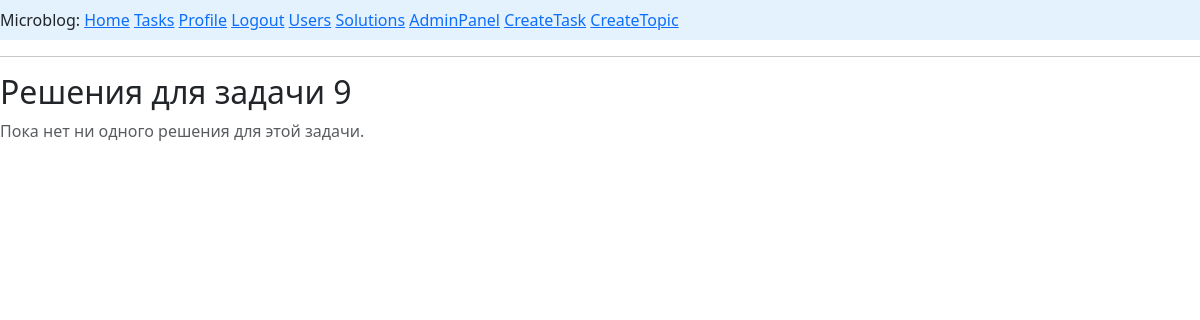
The app's page /task/9/solution (signed in), older data.
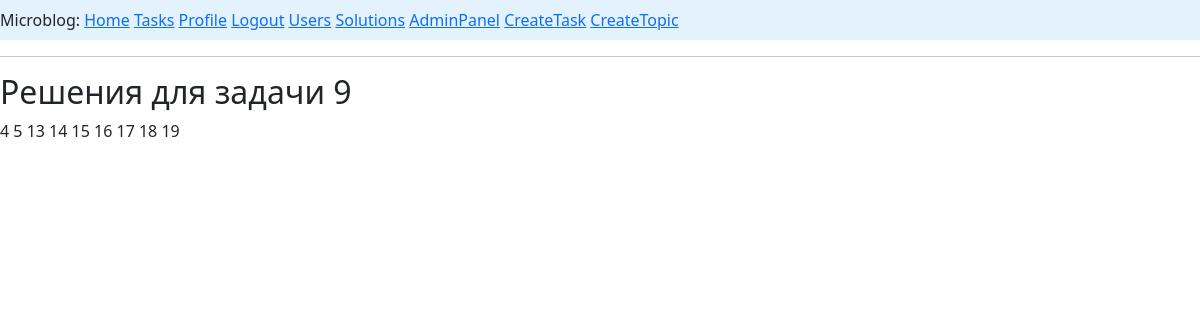
The same page, newer data.
### app/models.py (models this page shows)
class Solve(db.Model):
    __tablename__ = 'solves'
    id: so.Mapped[int] = so.mapped_column(primary_key=True, autoincrement=True)
    content: so.Mapped[str] = so.mapped_column(sa.String(100), nullable=True)
    accept: so.Mapped[bool] = so.mapped_column(sa.Boolean, default=False)
    created_date: so.Mapped[datetime] = so.mapped_column(index=True, default=lambda: datetime.now(timezone.utc))
    user_id: so.Mapped[int] = so.mapped_column(sa.ForeignKey(User.id), nullable=True)
    task_id: so.Mapped[int] = so.mapped_column(sa.ForeignKey(Task.id), nullable=True)
    solver: so.Mapped['User'] = so.relationship(back_populates='solve_user')
    task: so.Mapped['Task'] = so.relationship(back_populates='solve_task')

### app/routes.py (the view)
@app.route('/task/<int:id>/solution', methods=['GET','POST'])
@login_required
def solution_task(id):
    if not current_user.is_authenticated:
        return redirect(url_for('index'))
    soltn = db.session.scalars(sa.select(Solve).where(Solve.task_id == id)).all()
    return render_template('solution.html', solution_task=soltn, name=id)

### app/models.py (called while the page is built)
@login.user_loader
def load_user(id):
    return db.session.get(User, int(id))

### app/routes.py (called while the page is built)
@app.before_request
def before_request():
    if current_user.is_authenticated:
        current_user.last_seen = datetime.now(timezone.utc)
        db.session.commit()

### app/templates/solution.html
{% extends "base.html" %}
{% block content %}
<h2>Решения для задачи {{ name }}</h2>
    {%  if solution_task %}
        {% for u in solution_task%}
            <td>{{u.id}}</td>
        {% endfor %}
    {% else %}
    <p class="text-muted">Пока нет ни одного решения для этой задачи.</p>
    {%endif%}
{% endblock %}

Row changes from the older to the newer data that the page shows:
added Solve: id "4"
added Solve: id "5"
added Solve: id "13"
added Solve: id "14"
added Solve: id "15"
added Solve: id "16"
added Solve: id "17"
added Solve: id "18"
added Solve: id "19"
Text that changed along with them:
text no longer shown: "Пока нет ни одного решения для этой задачи."
